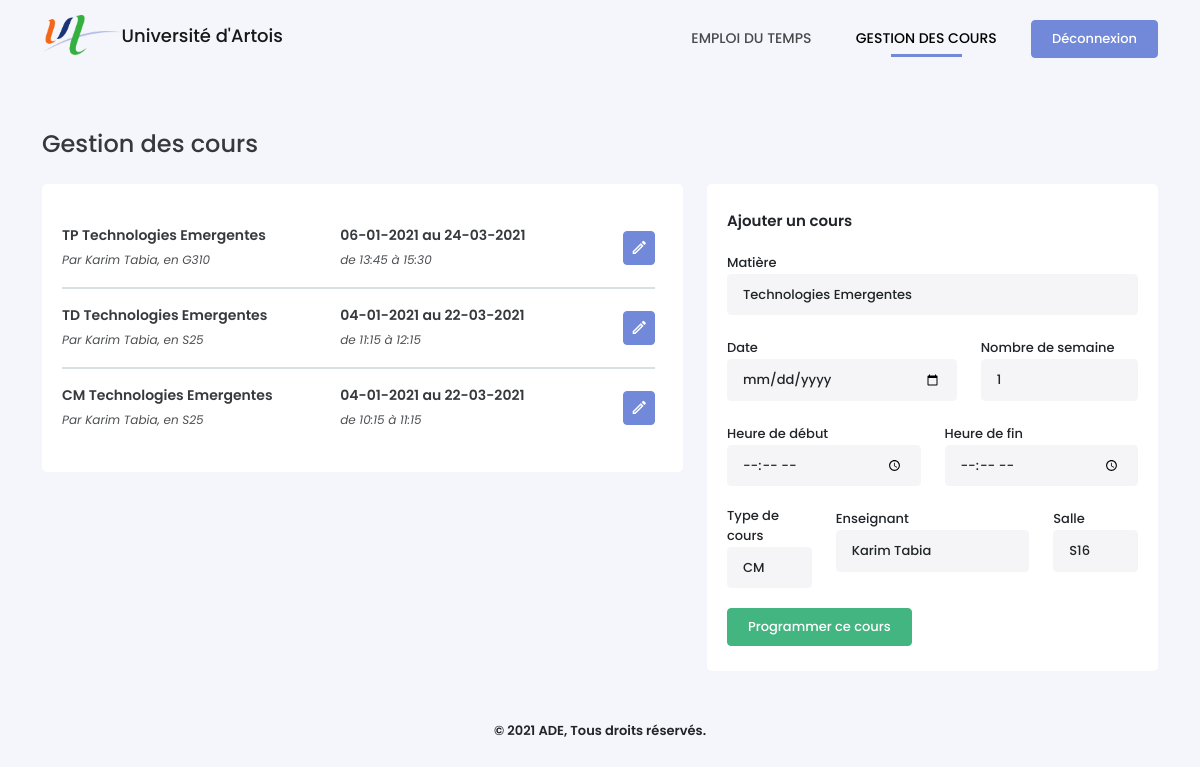
Screenshot of /gestion.php (signed in) with the database file from the repository.
### tables this page shows
CREATE TABLE Cours (
    CourID INTEGER PRIMARY KEY AUTOINCREMENT,
    DateDebut VARCHAR(30) NOT NULL,
    NbSemaines INTEGER NOT NULL,
    HeureDebut time NOT NULL,
    HeureFin time NOT NULL,
    TypeID INTEGER NOT NULL,
    SalleID INTEGER NOT NULL,
    UsagerID INTEGER NOT NULL,
    MatiereID INTEGER NOT NULL,
    CONSTRAINT cour_type_fk FOREIGN KEY (TypeID) REFERENCES TypeCours(TypeID) ON DELETE CASCADE,
    CONSTRAINT cour_salle_fk FOREIGN KEY (SalleID) REFERENCES Salles(SalleID) ON DELETE CASCADE
    CONSTRAINT cour_enseignant_fk FOREIGN KEY (UsagerID) REFERENCES Usagers(UsagerID) ON DELETE CASCADE,
    CONSTRAINT cour_matiere_fk FOREIGN KEY (MatiereID) REFERENCES Matieres(MatiereID) ON DELETE CASCADE
);

CREATE TABLE TypeCours (
    TypeID INTEGER PRIMARY KEY AUTOINCREMENT,
    NomType VARCHAR NOT NULL
);

CREATE TABLE Matieres (
    MatiereID INTEGER PRIMARY KEY AUTOINCREMENT,
    NomMatiere VARCHAR(25) NOT NULL,
    CouleurMatiere VARCHAR(10) NOT NULL,
    PromotionID INTEGER NOT NULL,
    CONSTRAINT matiere_promo_fk FOREIGN KEY (PromotionID) REFERENCES Promotions(PromotionID) ON DELETE CASCADE
);

CREATE TABLE Usagers (
    UsagerID VARCHAR(30) PRIMARY KEY NOT NULL,
    MotDePasse VARCHAR(255) NOT NULL,
    Nom VARCHAR(15) NOT NULL,
    Prenom VARCHAR(20) NOT NULL,
    RangID INTEGER NOT NULL,
    CONSTRAINT usager_rang_fk FOREIGN KEY (RangID) REFERENCES Rangs(RangID) ON DELETE CASCADE
);

CREATE TABLE Salles (
    SalleID INTEGER PRIMARY KEY AUTOINCREMENT,
    NomSalle VARCHAR NOT NULL
);

### gestion.php (the view, shortened to what this page needs)
<!DOCTYPE html>
<?php
require_once('./config.php');
?>
<html lang="fr-FR">
<head>
    <link type="text/css" rel="stylesheet" href="./assets/css/icons.min.css">
    <link type="text/css" rel="stylesheet" href="./assets/css/bootstrap.min.css">
    <link type="text/css" rel="stylesheet" href="./assets/css/style.css">
</head>
<body>
    <?php require_once('./views/header.php') ?>
    <div class="container">
        <h4>Gestion des cours</h4>
        <div class="row">
            <div class="col-md-7">
                <div class="box-content" id="list-event">
                    <div class="select-data">
                        <?php
                        $where = ($_SESSION['rang'] == 2) ? 'WHERE UsagerID ="'. $_SESSION['id'] . '"' : '';
                        $sCours = $bdd->query('SELECT * FROM Cours INNER JOIN Matieres USING(MatiereID), TypeCours USING(TypeID), Usagers USING(UsagerID), Promotions USING(PromotionID), Salles USING(SalleID) '.$where.' ORDER BY DateDebut DESC, HeureDebut DESC');
                        while($aCours = $sCours->fetch()) {
                            echo '<div class="list-items d-flex flex-row align-items-center justify-content-between">';
                            echo '<div class="item-info">';
                            echo '<p>'.$aCours['NomType'].' '.$aCours['NomMatiere'].'</p>';
                            echo '<span>Par '.htmlspecialchars($aCours['Prenom']). ' '.htmlspecialchars($aCours['Nom']). ', en '.htmlspecialchars($aCours['NomSalle']).'</span>';
                            echo '</div>';
                            echo '<div class="item-info">';
                            echo '<p>'.date('d-m-Y', $aCours['DateDebut']).' au '.date('d-m-Y', ($aCours['DateDebut'] + ($aCours['NbSemaines'] * 604800))).'</p>';
                            echo '<span>de '.$aCours['HeureDebut']. ' à '.$aCours['HeureFin'].'</span>';
                            echo '</div>';
                            echo '<a href="?courID='.$aCours['CourID'].'#form" class="btn btn-primary"><i class="mdi mdi-pencil-outline"></i></a>';
                            echo '</div>';
                        } ?>
                    </div>
                </div>
            </div>
            <div class="col-md-5" id="form">
                <div class="box-content getEvent">
                    <?php if(empty($_GET['courID'])) {?>
                        <div class="content-title">Ajouter un cours</div>
                        <form method="POST" id="form_addEvent">
                            <div class="row">
                                <div class="form-group">
                                    <label for="matter">Matière</label>
                                    <select name="matter" id="" class="form-control">
                                        <?php
                                        $option = ($_SESSION['rang'] == 2) ? 'INNER JOIN Enseigne ON Matieres.MatiereID = Enseigne.MatiereID AND UsagerID = "'.$_SESSION['id'].'"' : '';
                                        $sMatieres = $bdd->query('SELECT * FROM Matieres '.$option. ' ORDER BY NomMatiere');
                                        while($aMatieres = $sMatieres->fetch()) {
                                            echo '<option value="'.$aMatieres['MatiereID'].'">'.htmlspecialchars($aMatieres['NomMatiere']).'</option>';
                                        } ?>
                                    </select>
                                </div>
                                <div class="col-md-7 form-group" id="firstdate">
                                    <label for="firstdate">Date</label>
                                    <input type="date" name="firstdate" class="form-control">
                                </div>
                                <div class="col-md-5 form-group" id="nbweek">
                                    <label for="nbweek">Nombre de semaine</label>
                                    <input type="number" name="nbweek" class="form-control" value="1">
                                </div>
                                <div class="col-md-6 form-group" id="start">
                                    <label for="start">Heure de début</label>
                                    <input type="time" name="start" class="form-control">
                                </div>
                                <div class="col-md-6 form-group" id="end">
                                    <label for="end">Heure de fin</label>
                                    <input type="time" name="end" class="form-control">
                                </div>
                                <div class="col-md-3 form-group">
                                    <label for="type">Type de cours</label>
                                    <select name="type" class="form-control">
                                        <?php $query = $bdd->query('SELECT * FROM TypeCours');
                                            while ($row = $query->fetch()){
                                                echo '<option value="' . $row['TypeID'].'">' . htmlspecialchars($row['NomType']) . '</option>';
                                            }
                                        ?>
                                    </select>
                                </div>
                                <div class="col-md-6 form-group">
                                    <label for="user">Enseignant</label>
                                    <select name="user" class="form-control">
                                        <?php $sql = ($_SESSION['rang'] == 2) ? 'AND UsagerID = "'.$_SESSION['id'].'"' : '';
                                            $query = $bdd->query('SELECT * FROM Usagers WHERE RangID = 2 ' . $sql);
                                            while ($row = $query->fetch()){
                                                echo '<option value="' .$row['UsagerID'] .'">'.htmlspecialchars($row['Prenom'].' '.$row['Nom']).'</option>';
                                            }
                                        ?>
                                    </select>
                                </div>
                                <div class="col-md-3 form-group">
                                    <label for="room">Salle</label>
                                    <select name="room" class="form-control">
                                        <?php $query = $bdd->query('SELECT * FROM Salles');
                                            while ($row = $query->fetch()){
                                                echo '<option value="'.$row['SalleID'].'">'.htmlspecialchars($row['NomSalle']).'</option>';
                                            }
                                        ?>
                                    </select>
                                </div>
                            </div>
                            <input type="submit" name="add_event" value="Programmer ce cours" class="btn btn-success">
                        </form>
                    <?php } ?>
                </div>
            </div>
        </div>
    </div>
    <?php require_once('./views/footer.php') ?>
</body>
</html>

### assets/css/style.css (style rules this page uses)
* { box-sizing: border-box; outline: none; -webkit-tap-highlight-color: rgba(0, 0, 0, 0); }
body { font-family: Poppins, sans-serif; background-color: #F5F6FB; margin: 0; padding: 0; }
.container { min-width: 80%; }
.container h4 { opacity: .9; margin-bottom: 25px; }
.btn { font-weight: 500; font-size: 13px; padding: 8px 20px; }
.btn-primary { background-color: #7289DA; border-color: #7289DA; }
.btn-success { background-color: #43B581; border-color: #43B581; }
.box-content { position: relative; width: 100%; padding: 25px 20px; background-color: #fff; border-radius: 5px; margin-bottom: 30px; }
.box-content::after { content: ''; clear: both; display: table; }
.content-title { font-size: 15px; display: inline-block; position: relative; font-weight: 600; height: 40px; }
.list-items { padding: 15px 0; border-bottom: 2px solid #DADFE1; }
.list-items:last-child { border: 0; }
.item-info { line-height: 1.6; flex: 1; }
.list-items p { font-weight: 600; margin-bottom: 0; opacity: .9; font-size: 14px; }
.list-items span { font-size: 12px; font-style: italic; opacity: .8; }
.list-items > .btn { padding: 3px 6px; font-size: 1.1rem; margin-left: 5px; }
.form-group { margin-bottom: 20px; position: relative; min-height: 60px; }
label { font-size: 13px; font-weight: 500; }
.form-control, .form-control:focus { background-color: #F5F5F7; border-color: #F5F5F7; font-size: 13px; font-weight: 500; padding: 10px 15px; }
.select-data { max-height: 650px; overflow: auto; padding-right: 8px; }

### rows the page displays
cours: TypeID.NomType "TP", MatiereID.NomMatiere "Technologies Emergentes", UsagerID.Prenom "Karim", UsagerID.Nom "Tabia", SalleID.NomSalle "G310", DateDebut "06-01-2021", date('d-m-Y', ($aCours['DateDebut'] + ($aCours['NbSemaines'] * 604800))) "24-03-2021", HeureDebut "13:45", HeureFin "15:30"
cours: TypeID.NomType "TD", MatiereID.NomMatiere "Technologies Emergentes", UsagerID.Prenom "Karim", UsagerID.Nom "Tabia", SalleID.NomSalle "S25", DateDebut "04-01-2021", date('d-m-Y', ($aCours['DateDebut'] + ($aCours['NbSemaines'] * 604800))) "22-03-2021", HeureDebut "11:15", HeureFin "12:15"
cours: TypeID.NomType "CM", MatiereID.NomMatiere "Technologies Emergentes", UsagerID.Prenom "Karim", UsagerID.Nom "Tabia", SalleID.NomSalle "S25", DateDebut "04-01-2021", date('d-m-Y', ($aCours['DateDebut'] + ($aCours['NbSemaines'] * 604800))) "22-03-2021", HeureDebut "10:15", HeureFin "11:15"

### other values shown
form field matter "Technologies Emergentes"
form field type "CM"
form field user "Karim Tabia"
form field room "S16"
